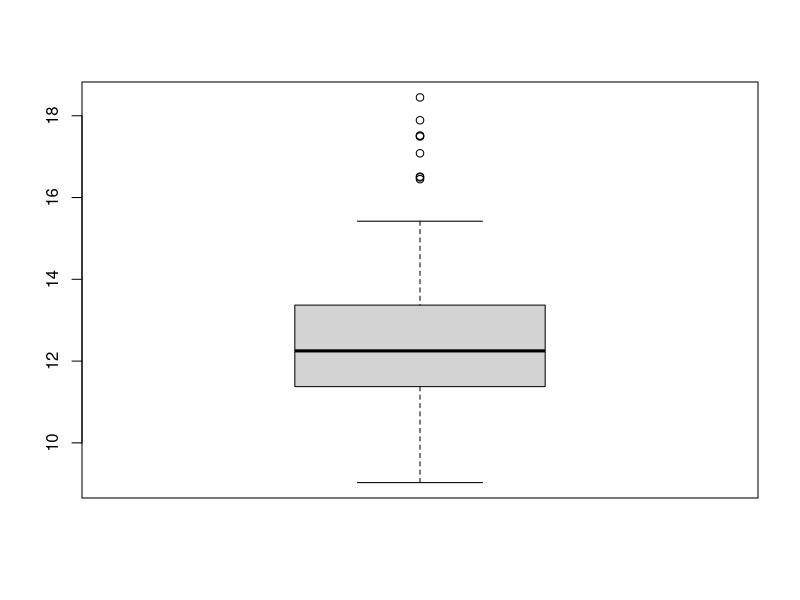
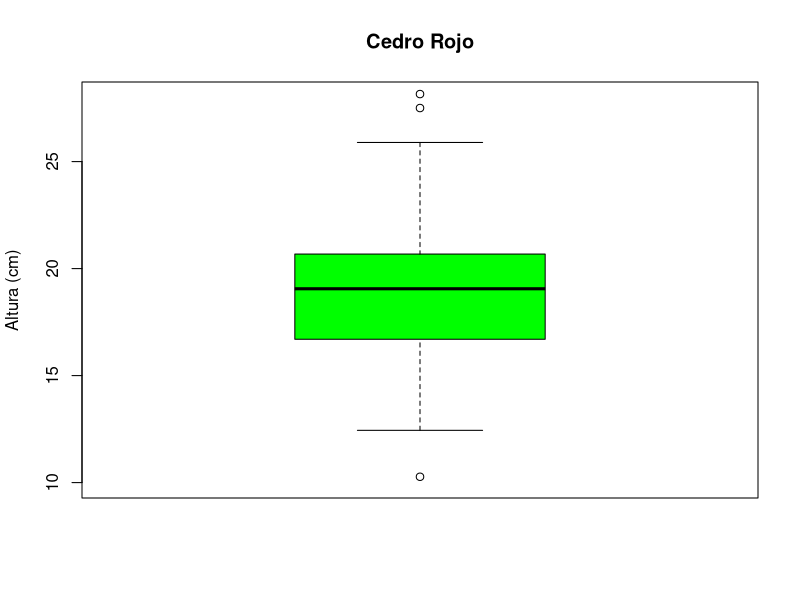
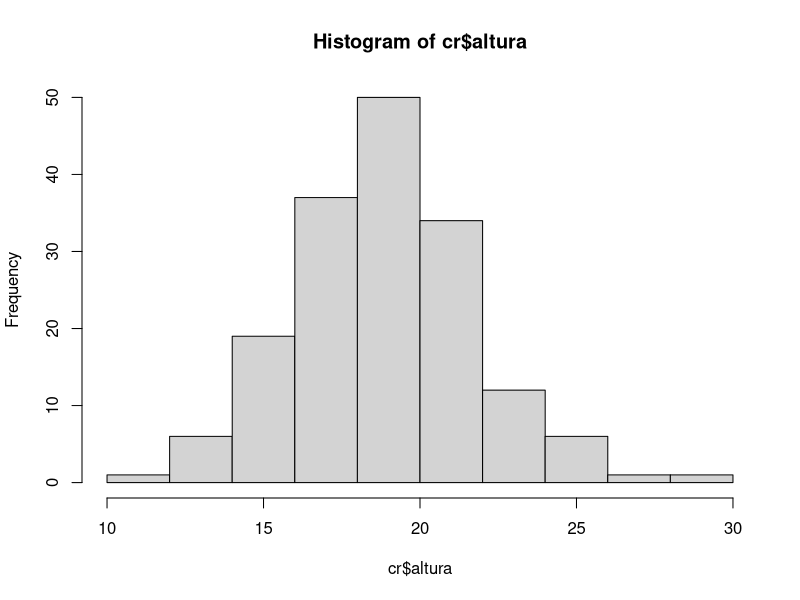

Reproduce these figures in R, in order.
# Bruno Rafael Infante Enriquez
# 29/04/24
# 2133646


# Importar datos ----------------------------------------------------------

# Utilizar funcion read.csv sirve para importar datos

cr <- read.csv("Cedro.csv", header = TRUE) 

# Revision de Datos -------------------------------------------------------

mean(cr$diametro)
mean(cr$altura)
mean(cr$diametro);median(cr$diametro)

sd(cr$diametro); sd(cr$altura)
range(cr$diametro)

fivenum(cr$diametro)


# Representacion grafica --------------------------------------------------

boxplot(cr$diametro)
boxplot(cr$altura, col = "green",
        ylim=c(10,28), ylab = "Altura (cm)",
        main = "Cedro Rojo")

hist(cr$altura)

stem(cr$altura)
